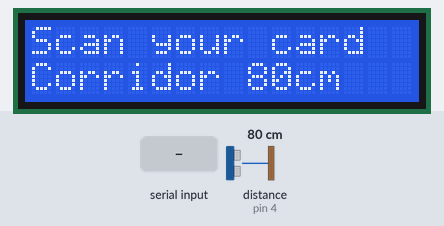
This sketch was run on a simulated Arduino Uno, built with avr-gcc and run on an emulated ATmega328P. On the bench: 16×2 character LCD. Wiring (inferred from the names in the program): ultrasonic range finder: trigger pin 3; echo pin 4; IR receiver: data pin 7. Inputs (shaded band) come from the test bench; at power-on: distance to the obstacle (sensor on pin 4) 80 cm. The echo pulse lasts 58.3 µs per cm; what the sketch prints to the serial monitor is not drawn.

Above: at 1.8 s.
1.9 s: "LCD:\n" received over Serial
At 3.1 s:
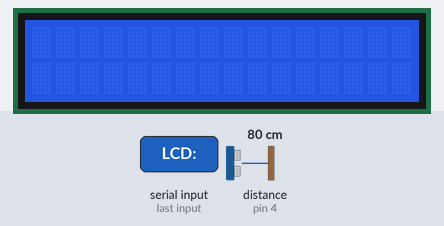
3.4 s: distance to the obstacle (sensor on pin 4) set to 2 cm
At 6.0 s:
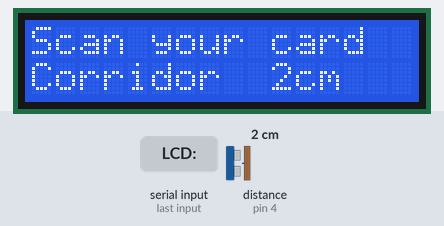
6.4 s: distance to the obstacle (sensor on pin 4) set to 120 cm
At 7.8 s:
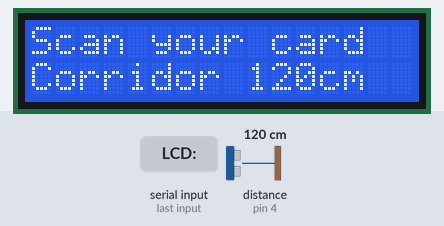
10.3 s: distance to the obstacle (sensor on pin 4) set to 4 cm
At 12.2 s:
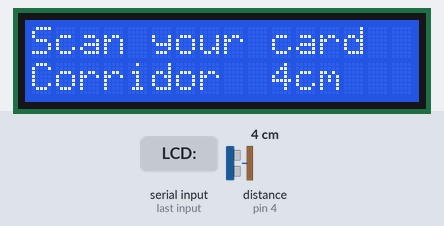
Timing chart, 0 to 13.7 s (numbered marks = the images above; inputs shaded):
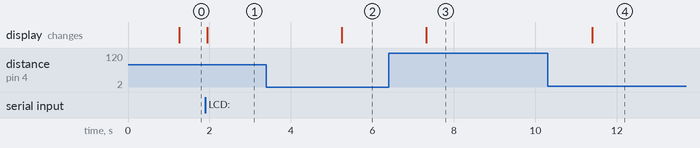

The sketch:

door_node.ino
```cpp
/*
 * Arduino 2: Door node
 * RC522 RFID (SDA/SS D10, SCK D13, MOSI D11, MISO D12, RST D9, VCC 3.3V - NOT 5V),
 * IR obstacle sensor at the doorway (OUT D7),
 * HC-SR04 outside the door facing the corridor (TRIG D3, ECHO D4),
 * 16x2 I2C LCD next to the reader (SDA A4, SCL A5).
 * Libraries: MFRC522 (GithubCommunity), LiquidCrystal_I2C (Frank de Brabander).
 *
 * Sends one JSON line per second over USB serial (9600 baud), plus an
 * "rfid_scan" line the moment a card is read. The Pi decides granted/denied
 * and sends "LCD:<line1>|<line2>" back, shown for 3 s.
 *
 * Direction: the ultrasonic sees the corridor side. Someone close to it BEFORE
 * the IR beam breaks is entering; close to it right AFTER is leaving. The Pi
 * works that out from distance_cm and ir_count.
 */

#include <SPI.h>
#include <MFRC522.h>
#include <Wire.h>
#include <LiquidCrystal_I2C.h>

const int RFID_SS = 10;
const int RFID_RST = 9;
const int IR_PIN = 7;
const int TRIG_PIN = 3;
const int ECHO_PIN = 4;

MFRC522 rfid(RFID_SS, RFID_RST);
// Most I2C backpacks use 0x27, some 0x3F. If the screen stays blank, try 0x3F.
LiquidCrystal_I2C lcd(0x27, 16, 2);

const unsigned long SEND_INTERVAL = 1000;
const unsigned long MESSAGE_HOLD = 3000;
unsigned long lastSend = 0;
unsigned long messageUntil = 0;
int lastRfidOk = 0;  // reader state at the last check, to spot it coming back
String rxLine;

// IR obstacle modules flicker at the edge of their range. Count a crossing only when the
// beam has been steadily blocked for IR_STABLE_MS, and at most one per IR_LOCKOUT_MS.
const unsigned long IR_STABLE_MS = 50;
const unsigned long IR_LOCKOUT_MS = 700;
int irRaw = 0, irStable = 0;
unsigned long irChangedAt = 0, lastCrossingAt = 0;
unsigned int irCount = 0;  // crossings since the last send

float readOnceCm() {
  digitalWrite(TRIG_PIN, LOW);
  delayMicroseconds(2);
  digitalWrite(TRIG_PIN, HIGH);
  delayMicroseconds(10);
  digitalWrite(TRIG_PIN, LOW);
  unsigned long duration = pulseIn(ECHO_PIN, HIGH, 30000);
  if (duration == 0) return -1.0;  // no echo: out of range or sensor fault
  return duration * 0.0343 / 2.0;
}

// Median of 3 pings: one stray echo (e.g. off a side wall) can't swing the reading.
float readDistanceCm() {
  float a = readOnceCm();
  delay(30);  // let the previous ping's echoes die out
  float b = readOnceCm();
  delay(30);
  float c = readOnceCm();
  return max(min(a, b), min(max(a, b), c));
}

void showLine(int row, String text) {
  text = text.substring(0, 16);
  lcd.setCursor(0, row);
  lcd.print(text);
  for (int i = text.length(); i < 16; i++) lcd.print(' ');
}

void handleSerial() {
  while (Serial.available()) {
    char c = Serial.read();
    if (c == '\n') {
      rxLine.trim();
      if (rxLine.startsWith("LCD:")) {
        int sep = rxLine.indexOf('|');
        showLine(0, sep < 0 ? rxLine.substring(4) : rxLine.substring(4, sep));
        showLine(1, sep < 0 ? "" : rxLine.substring(sep + 1));
        messageUntil = millis() + MESSAGE_HOLD;
      }
      rxLine = "";
    } else if (rxLine.length() < 64) {
      rxLine += c;
    }
  }
}

void updateIr(unsigned long now) {
  // Most IR obstacle modules pull OUT low when something is in front of them.
  int raw = digitalRead(IR_PIN) == LOW ? 1 : 0;
  if (raw != irRaw) { irRaw = raw; irChangedAt = now; }
  if (raw != irStable && now - irChangedAt >= IR_STABLE_MS) {
    irStable = raw;
    if (irStable && now - lastCrossingAt >= IR_LOCKOUT_MS) { irCount++; lastCrossingAt = now; }
  }
}

void setup() {
  Serial.begin(9600);
  pinMode(IR_PIN, INPUT);
  pinMode(TRIG_PIN, OUTPUT);
  pinMode(ECHO_PIN, INPUT);

  lcd.init();
  lcd.backlight();
  showLine(0, "Door node");
  showLine(1, "Starting...");

  SPI.begin();
  rfid.PCD_Init();
  // Default gain is weak on many clone boards; max gain lets cards read from a few cm away.
  rfid.PCD_SetAntennaGain(rfid.RxGain_max);

  // Version tells genuine (0x91/0x92) from clone chips (0x88, 0x12, 0xB2) when debugging.
  Serial.print("{\"device\":\"arduino_2\",\"event\":\"boot\",\"rfid_version\":");
  Serial.print(rfid.PCD_ReadRegister(MFRC522::VersionReg));
  Serial.println("}");
}

void loop() {
  handleSerial();
  unsigned long now = millis();
  updateIr(now);

  if (rfid.PICC_IsNewCardPresent() && rfid.PICC_ReadCardSerial()) {
    Serial.print("{\"device\":\"arduino_2\",\"event\":\"rfid_scan\",\"uid\":\"");
    for (byte i = 0; i < rfid.uid.size; i++) {
      if (rfid.uid.uidByte[i] < 0x10) Serial.print('0');
      Serial.print(rfid.uid.uidByte[i], HEX);
    }
    Serial.print("\",\"uptime_ms\":");
    Serial.print(millis());
    Serial.println("}");
    rfid.PICC_HaltA();
    rfid.PCD_StopCrypto1();
  }

  if (now - lastSend < SEND_INTERVAL) return;
  lastSend = now;

  // 0x00 or 0xFF means the reader isn't answering on SPI (loose wire or no power).
  byte version = rfid.PCD_ReadRegister(MFRC522::VersionReg);
  int rfidOk = (version != 0x00 && version != 0xFF) ? 1 : 0;
  // A reader that comes back after a dropout has lost its setup (antenna off), so set it up again.
  if (rfidOk && !lastRfidOk) {
    rfid.PCD_Init();
    rfid.PCD_SetAntennaGain(rfid.RxGain_max);
  }
  lastRfidOk = rfidOk;

  // Once a second, so the ~100 ms of pings doesn't hold up card reads or IR counting for long.
  float distance = readDistanceCm();
  updateIr(millis());

  Serial.print("{\"device\":\"arduino_2\",\"event\":\"sensor_reading\",\"distance_cm\":");
  Serial.print(distance, 2);
  Serial.print(",\"ir\":");
  Serial.print(irStable);
  Serial.print(",\"ir_count\":");
  Serial.print(irCount);
  Serial.print(",\"rfid_ok\":");
  Serial.print(rfidOk);
  Serial.print(",\"uptime_ms\":");
  Serial.print(now);
  Serial.println("}");
  irCount = 0;

  if ((long)(now - messageUntil) >= 0) {
    showLine(0, rfidOk ? "Scan your card" : "Reader offline");
    showLine(1, distance < 0 ? "Corridor: clear" : "Corridor " + String(distance, 0) + "cm");
  }
}
```

Measured:
- after the input at 1.9 s, the display: changes at once (image 1)
- after the input at 3.4 s, the display: changes after 1.9 s (image 2)
- after the input at 6.4 s, the display: changes after 0.92 s (image 3)
- after the input at 10.3 s, the display: changes after 1.1 s (image 4)
